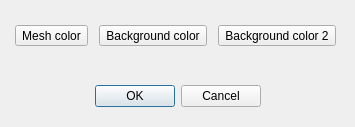
<?xml version="1.0" encoding="UTF-8"?>
<ui version="4.0">
 <class>mqColorDialog</class>
 <widget class="QDialog" name="mqColorDialog">
  <property name="geometry">
   <rect>
    <x>0</x>
    <y>0</y>
    <width>355</width>
    <height>127</height>
   </rect>
  </property>
  <property name="windowTitle">
   <string>Color options</string>
  </property>
  <widget class="QDialogButtonBox" name="buttonBox">
   <property name="geometry">
    <rect>
     <x>70</x>
     <y>80</y>
     <width>191</width>
     <height>32</height>
    </rect>
   </property>
   <property name="orientation">
    <enum>Qt::Horizontal</enum>
   </property>
   <property name="standardButtons">
    <set>QDialogButtonBox::Cancel|QDialogButtonBox::Ok</set>
   </property>
  </widget>
  <widget class="QWidget" name="verticalLayoutWidget">
   <property name="geometry">
    <rect>
     <x>10</x>
     <y>10</y>
     <width>331</width>
     <height>51</height>
    </rect>
   </property>
   <layout class="QVBoxLayout" name="verticalLayout">
    <item>
     <layout class="QHBoxLayout" name="horizontalLayout">
      <item>
       <widget class="mqColorChooserButton" name="meshColorButton">
        <property name="text">
         <string>Mesh color</string>
        </property>
       </widget>
      </item>
      <item>
       <widget class="mqColorChooserButton" name="backgroundColorButton">
        <property name="text">
         <string>Background color</string>
        </property>
       </widget>
      </item>
      <item>
       <widget class="mqColorChooserButton" name="backgroundColorButton2">
        <property name="text">
         <string>Background color 2</string>
        </property>
       </widget>
      </item>
     </layout>
    </item>
   </layout>
  </widget>
 </widget>
 <customwidgets>
  <customwidget>
   <class>mqColorChooserButton</class>
   <extends>QToolButton</extends>
   <header location="global">mqcolorchooserbutton.h</header>
  </customwidget>
 </customwidgets>
 <resources/>
 <connections>
  <connection>
   <sender>buttonBox</sender>
   <signal>accepted()</signal>
   <receiver>mqColorDialog</receiver>
   <slot>accept()</slot>
   <hints>
    <hint type="sourcelabel">
     <x>248</x>
     <y>254</y>
    </hint>
    <hint type="destinationlabel">
     <x>157</x>
     <y>274</y>
    </hint>
   </hints>
  </connection>
  <connection>
   <sender>buttonBox</sender>
   <signal>rejected()</signal>
   <receiver>mqColorDialog</receiver>
   <slot>reject()</slot>
   <hints>
    <hint type="sourcelabel">
     <x>316</x>
     <y>260</y>
    </hint>
    <hint type="destinationlabel">
     <x>286</x>
     <y>274</y>
    </hint>
   </hints>
  </connection>
 </connections>
</ui>
